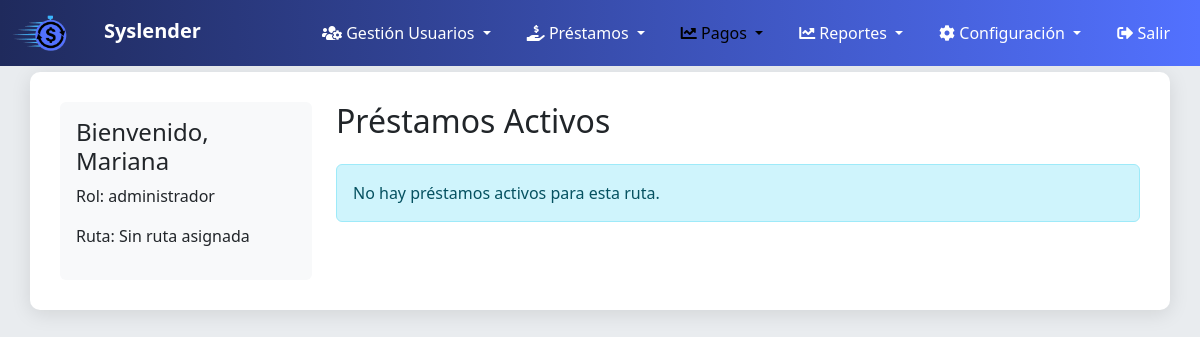
Page /vistas/pagos.php (signed in) on the earlier database version.
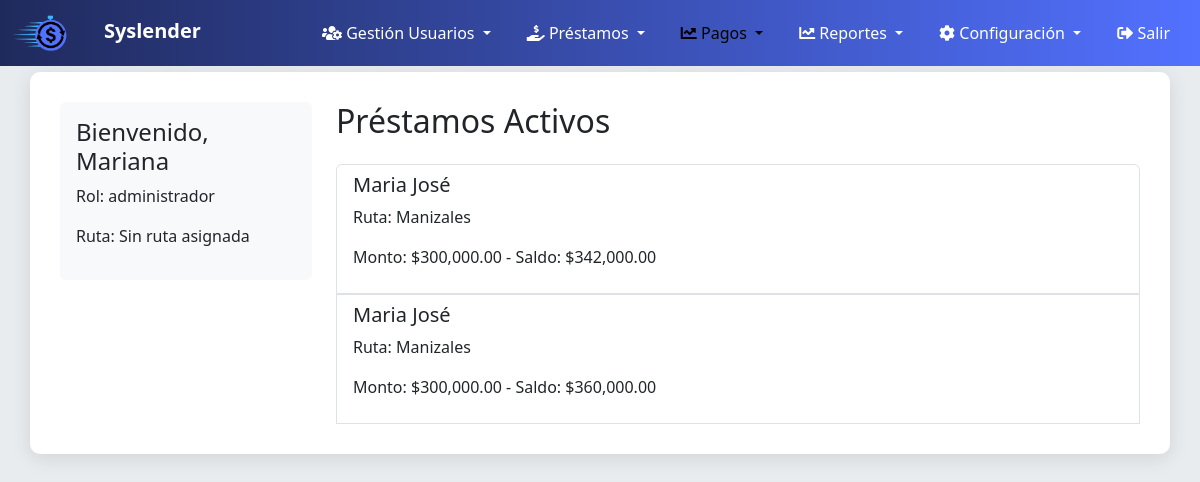
Same page on the later database version.
### tables this page shows
CREATE TABLE `user` (
  `id_user` int(11) NOT NULL,
  `nombre` varchar(50) NOT NULL,
  `apellido` varchar(50) NOT NULL,
  `contacto` varchar(50) NOT NULL,
  `cedula` bigint(255) NOT NULL,
  `password` varchar(255) NOT NULL,
  `ultimo_login` timestamp NULL DEFAULT NULL,
  `estado` enum('activo','inactivo') NOT NULL DEFAULT 'activo',
  `id_cuenta` int(11) DEFAULT NULL
);

CREATE TABLE `rol` (
  `id_rol` int(11) NOT NULL,
  `rol` varchar(50) NOT NULL
);

CREATE TABLE `prestamo` (
  `id_prestamo` int(11) NOT NULL,
  `id_rol_user` int(11) NOT NULL,
  `id_cliente` int(11) NOT NULL,
  `monto_inicial` decimal(10,2) NOT NULL,
  `saldo_actual` decimal(10,2) NOT NULL,
  `interes_total` decimal(10,2) DEFAULT NULL,
  `inicio_fecha` date NOT NULL,
  `Vencimiento_fecha` date NOT NULL,
  `duracion` int(20) NOT NULL,
  `estado` enum('activo','finalizado','penalizado') DEFAULT 'activo',
  `creado_por` int(11) DEFAULT NULL,
  `fecha_creacion` timestamp NOT NULL DEFAULT current_timestamp(),
  `fecha_modificacion` timestamp NULL DEFAULT NULL ON UPDATE current_timestamp(),
  `id_garantias` int(11) DEFAULT NULL,
  `monto_cuota` decimal(10,2) DEFAULT NULL
);

CREATE TABLE `cliente` (
  `id_cliente` int(11) NOT NULL,
  `nombres` varchar(50) NOT NULL,
  `apellidos` varchar(50) NOT NULL,
  `id_genero` int(11) NOT NULL,
  `direccion_casa` varchar(250) NOT NULL,
  `direccion_negocio` varchar(250) NOT NULL,
  `telefono` bigint(250) NOT NULL,
  `cedula` int(25) NOT NULL,
  `id_ruta` int(11) NOT NULL,
  `id_cuenta` int(11) NOT NULL
);

CREATE TABLE `ruta` (
  `id_ruta` int(11) NOT NULL,
  `nombre_ruta` varchar(255) NOT NULL,
  `ciudad` varchar(250) NOT NULL,
  `descripcion` varchar(250) NOT NULL,
  `id_rol_user` int(11) NOT NULL
);

### vistas/pagos.php (the view, shortened to what this page needs)
<?php
include '../includes/header.php';
include '../includes/db.php';
$user_id = $_SESSION['user_id'];
$role_id = $_SESSION['role_id'];
$query_user = "SELECT u.nombre AS nombre_usuario, r.rol AS nombre_rol, rt.nombre_ruta AS nombre_ruta
               FROM user u
               JOIN rol_user ru ON u.id_user = ru.id_user
               JOIN rol r ON ru.id_rol = r.id_rol
               LEFT JOIN ruta rt ON ru.id_rol_user = rt.id_rol_user
               WHERE u.id_user = ?";
$stmt_user = $conn->prepare($query_user);
$stmt_user->bind_param("i", $user_id);
$stmt_user->execute();
$user = $stmt_user->get_result()->fetch_assoc();
$query_prestamos = "SELECT p.id_prestamo, c.nombres AS cliente_nombre, p.monto_inicial,
                    p.saldo_actual, rt.nombre_ruta
                    FROM prestamo p
                    JOIN cliente c ON p.id_cliente = c.id_cliente
                    JOIN ruta rt ON c.id_ruta = rt.id_ruta
                    JOIN rol_user ru ON rt.id_rol_user = ru.id_rol_user";
if ($role_id !== 1 && $role_id !== 18) {
    $query_prestamos .= " WHERE ru.id_user = ? AND p.estado = 'activo'";
    $stmt_prestamos = $conn->prepare($query_prestamos);
    $stmt_prestamos->bind_param("i", $user_id);
} else {
    $query_prestamos .= " WHERE p.estado = 'activo'";
    $stmt_prestamos = $conn->prepare($query_prestamos);
}
$stmt_prestamos->execute();
$prestamos = $stmt_prestamos->get_result()->fetch_all(MYSQLI_ASSOC);
?>
<!DOCTYPE html>
<html lang="es">
<head>
    <link rel="stylesheet" href="../assets/css/bootstrap.min.css">
</head>
<body>
    <div class="container mt-5">
        <div class="row">
            <div class="col-3">
                <div class="sidebar bg-light p-3 rounded">
                    <h4>Bienvenido, <?= htmlspecialchars($user['nombre_usuario']) ?></h4>
                    <p>Rol: <?= htmlspecialchars($user['nombre_rol']) ?></p>
                    <p>Ruta: <?= htmlspecialchars($user['nombre_ruta'] ?? 'Sin ruta asignada') ?></p>
                </div>
            </div>
            <div class="col-9">
                <h2 class="mb-4">Préstamos Activos</h2>
                <?php if (empty($prestamos)): ?>
                    <div class="alert alert-info">No hay préstamos activos para esta ruta.</div>
                <?php else: ?>
                    <div class="list-group">
                        <?php foreach ($prestamos as $prestamo): ?>
                            <a href="#" class="list-group-item list-group-item-action list-group-item-custom"
                               data-bs-toggle="modal" data-bs-target="#modalCuotas<?= $prestamo['id_prestamo'] ?>">
                                <h5><?= htmlspecialchars($prestamo['cliente_nombre']) ?></h5>
                                <p>Ruta: <?= htmlspecialchars($prestamo['nombre_ruta']) ?></p>
                                <p>Monto: $<?= number_format($prestamo['monto_inicial'], 2) ?> -
                                 Saldo: $<?= number_format($prestamo['saldo_actual'], 2) ?></p>
                            </a>
                        <?php endforeach; ?>
                    </div>
                <?php endif; ?>
            </div>
        </div>
    </div>
</body>
</html>

### includes/header.php (shortened to what this page needs)
<?php
$current_page = basename(parse_url($_SERVER['REQUEST_URI'], PHP_URL_PATH));
$permisos = [
    18 => ['usuarios', 'roles', 'rutas', 'clientes', 'prestamos', 'historial', 'pagos', 'cuadre', 'reportes', 'configuracion'],
    2 => ['prestamos', 'clientes', 'pagos', 'cuadre', 'reportes'],
    1 => ['usuarios', 'reportes', 'clientes', 'prestamos', 'reportes', 'configuracion'],
];
$id_rol = $_SESSION['role_id'] ?? 0;
function tienePermiso($seccion, $permisos, $id_rol) {
    return in_array($seccion, $permisos[$id_rol] ?? []);
}
?>
<!DOCTYPE html>
<html lang="es">
<head>
    <link rel="stylesheet" href="https://stackpath.bootstrapcdn.com/bootstrap/4.5.2/css/bootstrap.min.css">
    <link rel="stylesheet" href="https://cdnjs.cloudflare.com/ajax/libs/font-awesome/5.15.3/css/all.min.css">
    <link rel="stylesheet" href="../assets/css/estilo_barra.css">
</head>
<body>
    <nav class="navbar navbar-expand-lg navbar-dark fixed-top">
        <div class="container-fluid">
            <a class="navbar-brand" href="/syslender/vistas/dashboard.php">
                <img src="../assets/img/logo-syslender-copy2.png" alt="Logo Gucobro" class="logo"> Syslender
            </a>
            <div class="collapse navbar-collapse" id="navbarNav">
                <ul class="navbar-nav ml-auto">
                    <?php if (tienePermiso('usuarios', $permisos, $id_rol)) : ?>
                        <li class="nav-item dropdown">
                            <a class="nav-link dropdown-toggle <?= in_array($current_page, ['usuarios.php', 'roles.php', 'rutas.php', 'clientes.php']) ? 'active-link' : ''; ?>" href="#" id="usuariosDropdown" role="button" data-toggle="dropdown" aria-expanded="false">
                                <i class="fas fa-users-cog"></i> Gestión Usuarios
                            </a>
                        </li>
                    <?php endif; ?>
                    <?php if (tienePermiso('prestamos', $permisos, $id_rol)) : ?>
                        <li class="nav-item dropdown">
                            <a class="nav-link dropdown-toggle <?= in_array($current_page, ['prestamos.php', 'historial.php']) ? 'active-link' : ''; ?>" href="#" id="prestamosDropdown" role="button" data-toggle="dropdown" aria-expanded="false">
                                <i class="fas fa-hand-holding-usd"></i> Préstamos
                            </a>
                        </li>
                    <?php endif; ?>
                    <li class="nav-item dropdown">
                        <a class="nav-link dropdown-toggle <?php echo ($current_page == 'pagos.php' || $current_page == 'cuadre.php') ? 'active-link' : ''; ?>" href="#" id="finanzasDropdown" role="button" data-toggle="dropdown" aria-expanded="false">
                            <i class="fas fa-chart-line"></i> Pagos
                        </a>
                    </li>
                    <?php if (tienePermiso('reportes', $permisos, $id_rol)) : ?>
                        <li class="nav-item dropdown">
                            <a class="nav-link dropdown-toggle <?= in_array($current_page, ['reportes.php', 'reportespagos.php', 'reportesgastos.php']) ? 'active-link' : ''; ?>" href="#" id="reportesDropdown" role="button" data-toggle="dropdown" aria-expanded="false">
                                <i class="fas fa-chart-line"></i> Reportes
                            </a>
                        </li>
                    <?php endif; ?>
                    <?php if (tienePermiso('configuracion', $permisos, $id_rol)) : ?>
                        <li class="nav-item dropdown">
                            <a class="nav-link dropdown-toggle <?= in_array($current_page, ['perfil.php', 'base.php', 'config.php']) ? 'active-link' : ''; ?>" href="#" id="configuracionDropdown" role="button" data-toggle="dropdown" aria-expanded="false">
                                <i class="fas fa-cog"></i> Configuración
                            </a>
                        </li>
                    <?php endif; ?>
                    <li class="nav-item">
                        <a class="nav-link" href="/syslender/vistas/login/cerrarsesion.php"><i class="fas fa-sign-out-alt"></i> Salir</a>
                    </li>
                </ul>
            </div>
        </div>
    </nav>
</body>
</html>

### assets/css/estilo_barra.css (style rules this page uses)
body { font-family: 'Arial', sans-serif; margin: 0; }
.navbar { background-color: transparent; box-shadow: none; padding: 0; }
.navbar-brand { display: block; font-size: 1rem; font-weight: normal; color: inherit; }
.navbar-nav .nav-link { color: inherit; font-size: 1rem; margin: 0; display: inline; text-decoration: none; }

### includes/header.php (style rules this page uses)
.navbar { background: linear-gradient(to left, #5271FF, #1F2A5C); }
.navbar-dark .navbar-nav .nav-link { color: #ffffff; }
.navbar-brand { font-size: 10rem; font-weight: bold; color: #ffffff; }
.navbar-brand .logo { max-height: 40px; margin-right: 10px; }
.navbar-nav .nav-item { margin: 0 10px; }
.navbar-nav .nav-item .nav-link { color: white; transition: color 0.3s ease, background 0.3s ease; }
.active-link { color:rgb(0, 0, 0) !important; font-weight: bold; }

### vistas/pagos.php (style rules this page uses)
body { background-color: #e9ecef; }
.container { margin-top: 50px; padding: 30px; background-color: #fff; border-radius: 10px; box-shadow: 0 4px 20px rgba(0, 0, 0, 0.1); }
.sidebar { background-color: #f8f9fa; padding: 1rem; border-radius: 0.5rem; }
.list-group-item-custom { transition: all 0.3s; }

Differences in the rows shown:
added prestamo: id_cliente.nombres "Maria José", ruta.nombre_ruta "Manizales", monto_inicial "300,000.00", saldo_actual "342,000.00"
added prestamo: id_cliente.nombres "Maria José", ruta.nombre_ruta "Manizales", monto_inicial "300,000.00", saldo_actual "360,000.00"
Other differences:
text no longer shown: "No hay préstamos activos para esta ruta."
